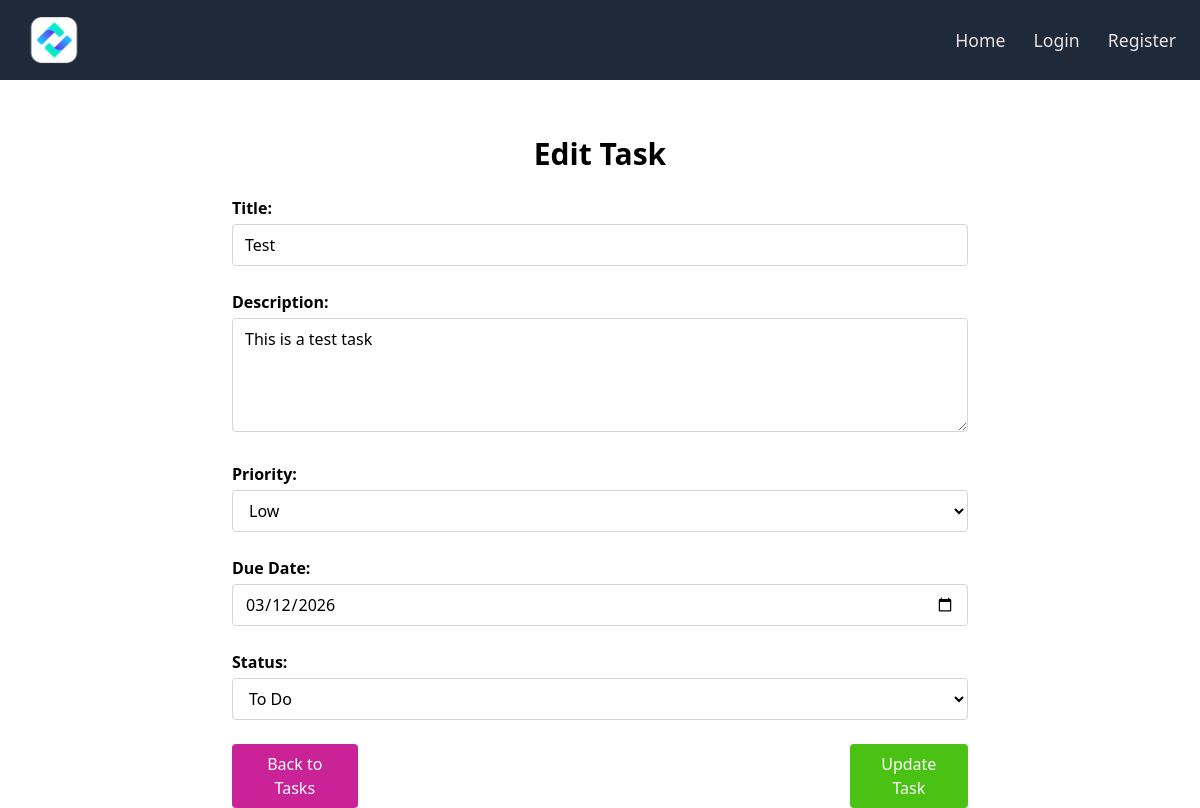
The page /tasks/54/edit on the database as committed earlier.
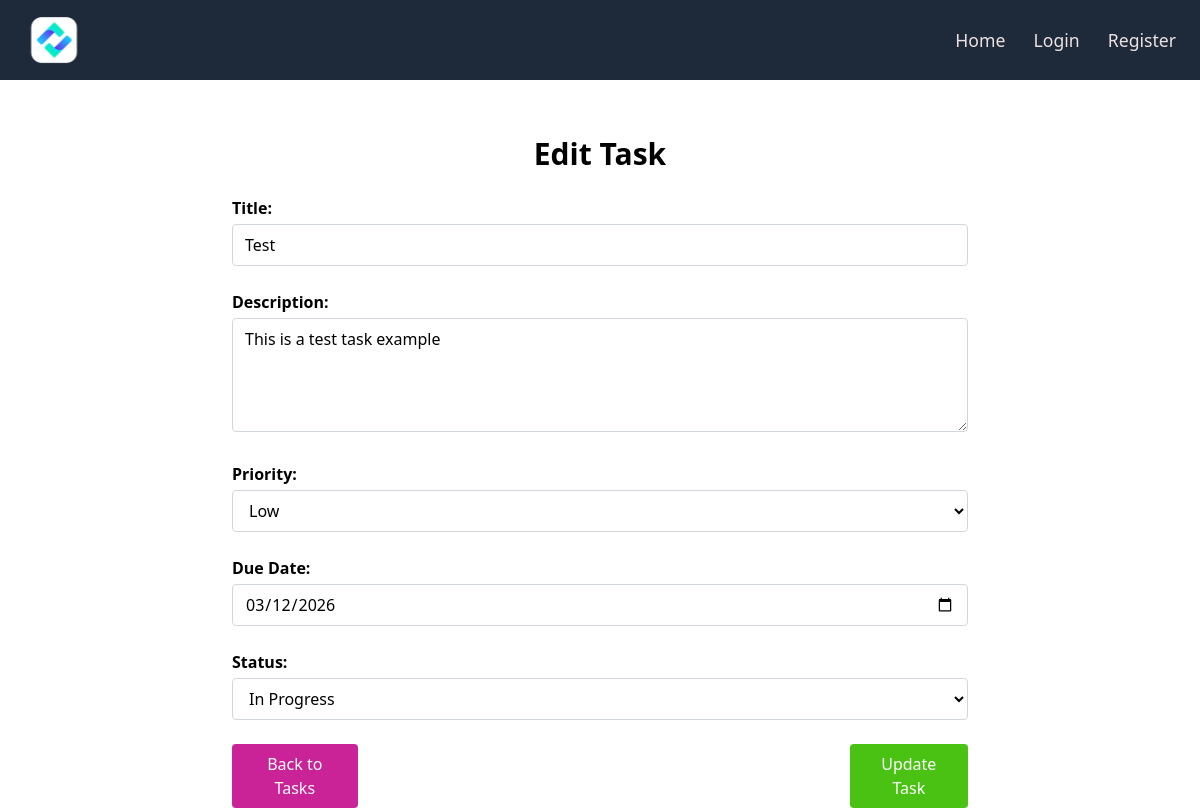
The same page on the database as committed later.
### app.py (models this page shows)
class Tasks(db.Model):
    id = db.Column(db.Integer, primary_key=True)
    user_id = db.Column(db.Integer, db.ForeignKey("user.id"), nullable=False)
    title = db.Column(db.String(100), nullable=False)
    description = db.Column(db.String(500))
    due_date = db.Column(db.Date, nullable=False)
    status = db.Column(
        db.String(20),
        CheckConstraint("status IN ('To Do', 'In Progress', 'Completed')"),
        nullable=False,
    )
    priority = db.Column(
        db.String(20),
        CheckConstraint("priority IN ('Low', 'Medium', 'High')"),
        nullable=False,
    )

### app.py (the view, shortened to what this page needs)
@app.route("/tasks/<int:id>/edit", methods=["GET", "POST"])
def edit_task(id):
    task_to_edit = Tasks.query.get_or_404(id)
    return render_template("edit_task.html", task=task_to_edit)

### templates/edit_task.html (shortened to what this page needs)
{% extends "base.html" %}
{% block content %}
<div class="max-w-3xl mx-auto px-4 mt-10">
 <h1 class="text-3xl font-bold text-center mb-6">Edit Task</h1>
 <form method="POST">
    <label class="block font-semibold mb-1" for="title">Title:</label>
    <input class="w-full border border-gray-300 rounded px-3 py-2" type="text" name="title" value="{{ task.title }}" required>
    <br><br>
    <label class="block font-semibold mb-1" for="description">Description:</label>
    <textarea class="w-full border border-gray-300 rounded px-3 py-2" name="description" rows="4">{{ task.description }}</textarea>
    <br><br>
    <label class="block font-semibold mb-1" for="priority">Priority:</label>
    <select class="w-full border border-gray-300 rounded px-3 py-2" name="priority">
        <option value="Low" {% if task.priority=="Low" %}selected{% endif %}>Low</option>
    </select>
    <br><br>
    <label class="block font-semibold mb-1" for="due_date">Due Date:</label>
    <input class="w-full border border-gray-300 rounded px-3 py-2" type="date" name="due_date" value="{{ task.due_date }}">
    <br><br>
    <label class="block font-semibold mb-1" for="status">Status:</label>
    <select class="w-full border border-gray-300 rounded px-3 py-2" name="status">
        <option value="To Do" {% if task.status=="To Do" %}selected{% endif %}>To Do</option>
        <option value="In Progress" {% if task.status=="In Progress" %}selected{% endif %}>In Progress</option>
    </select>
    <br><br>
    <div class="flex text-center space-x-123">
    <a class="back-button" href="{{ url_for('tasks') }}">Back to Tasks</a>
    <button id="update" type="submit">Update Task</button>
    </div>
 </form>
{% endblock %}

Rows that differ between the two databases and show on the page:
changed Tasks "Test": description "This is a test task" → "This is a test task example"; status "To Do" → "In Progress"
